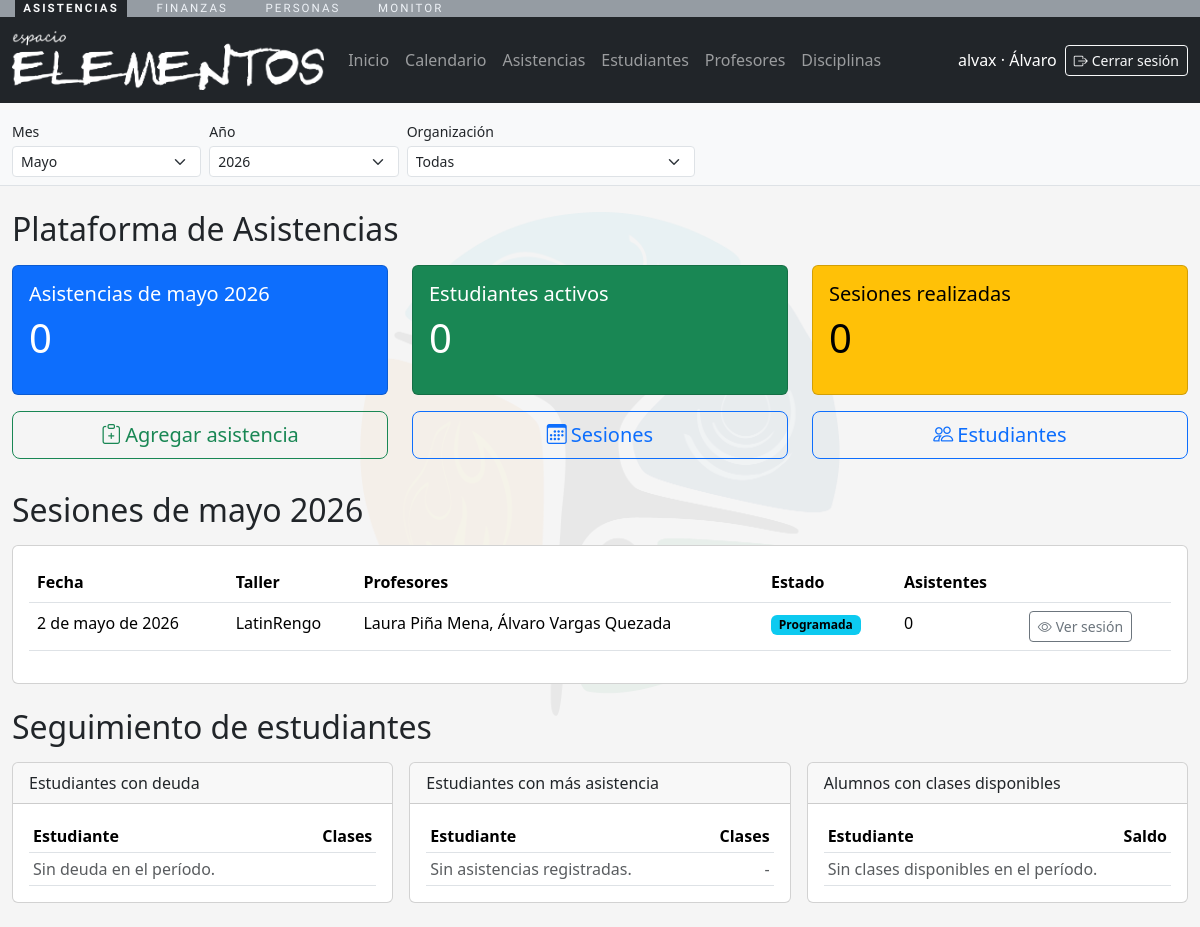
The page /asistencias/ (signed in) on the database as committed earlier.
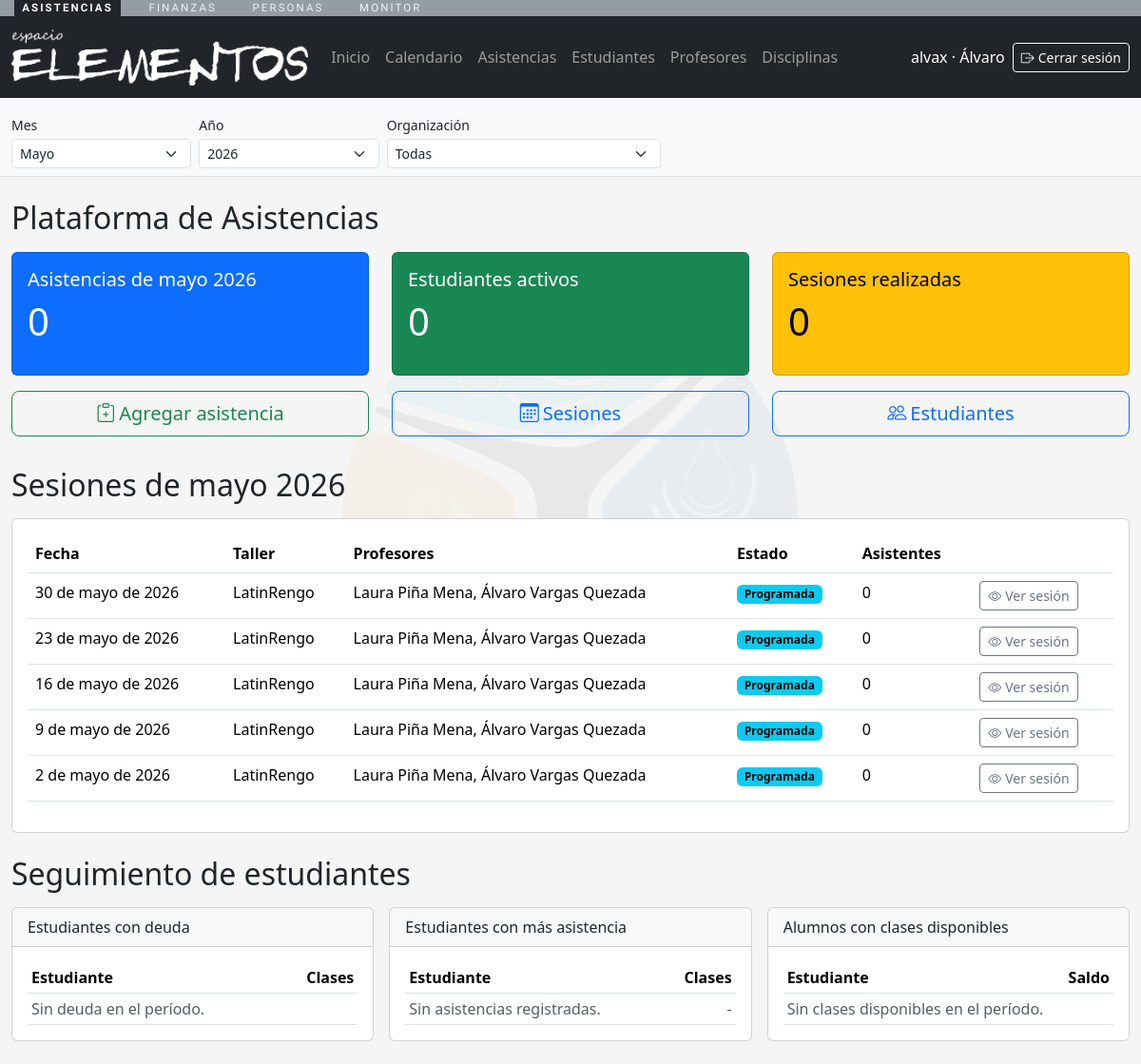
The same page on the database as committed later.
### asistencias/models.py (models this page shows, shortened)
class SesionClase(models.Model):
    class Estado(models.TextChoices):
        PROGRAMADA = "programada", "Programada"
        COMPLETADA = "completada", "Completada"
        CANCELADA = "cancelada", "Cancelada"
    disciplina = models.ForeignKey(
        Disciplina,
        on_delete=models.CASCADE,
        related_name="sesiones",
    )
    bloque = models.ForeignKey(
        BloqueHorario,
        on_delete=models.SET_NULL,
        related_name="sesiones",
        null=True,
        blank=True,
    )
    profesores = models.ManyToManyField(
        "personas.Persona",
        related_name="sesiones_en_equipo",
        blank=True,
        db_table="academia_sesionclase_profesores",
    )
    fecha = models.DateField()
    estado = models.CharField(
        max_length=20,
        choices=Estado.choices,
        default=Estado.PROGRAMADA,
    )
    cupo_maximo = models.PositiveIntegerField(null=True, blank=True)
    notas = models.TextField(blank=True)
    creada_en = models.DateTimeField(auto_now_add=True)
    class Meta:
        verbose_name = "Sesion de clase"
        verbose_name_plural = "Sesiones de clase"
        ordering = ["-fecha"]
        db_table = "academia_sesionclase"
        indexes = [
            models.Index(fields=["fecha", "disciplina"]),
        ]

class Disciplina(models.Model):
    class BadgeColor(models.TextChoices):
        ROJO = "rojo", "Rojo"
        NARANJO = "naranjo", "Naranjo"
        AZUL = "azul", "Azul"
        CELESTE = "celeste", "Celeste"
        AMARILLO = "amarillo", "Amarillo"
        VERDE = "verde", "Verde"
        CAFE = "cafe", "Cafe"
        MORADO = "morado", "Morado"
    BADGE_COLOR_CLASSES = {
        BadgeColor.ROJO: "disciplina-badge-rojo",
        BadgeColor.NARANJO: "disciplina-badge-naranjo",
        BadgeColor.AZUL: "disciplina-badge-azul",
        BadgeColor.CELESTE: "disciplina-badge-celeste",
        BadgeColor.AMARILLO: "disciplina-badge-amarillo",
        BadgeColor.VERDE: "disciplina-badge-verde",
        BadgeColor.CAFE: "disciplina-badge-cafe",
        BadgeColor.MORADO: "disciplina-badge-morado",
    }
    organizacion = models.ForeignKey(
        "personas.Organizacion",
        on_delete=models.CASCADE,
        related_name="disciplinas",
    )
    nombre = models.CharField(max_length=150)
    descripcion = models.TextField(blank=True)
    nivel = models.CharField(max_length=100, blank=True)
    badge_color = models.CharField(
        "color de badge",
        max_length=20,
        choices=BadgeColor.choices,
        default=BadgeColor.AZUL,
    )
    activa = models.BooleanField(default=True)
    creada_en = models.DateTimeField(auto_now_add=True)
    class Meta:
        verbose_name = "Disciplina"
        verbose_name_plural = "Disciplinas"
        unique_together = ("organizacion", "nombre", "nivel")
        ordering = ["nombre"]
        db_table = "academia_disciplina"
    def __str__(self) -> str:
        return self.nombre

### personas/models.py (models this page shows, shortened)
class Persona(models.Model):
    nombres = models.CharField(max_length=150)
    apellidos = models.CharField(max_length=150)
    email = models.EmailField(unique=True, null=True, blank=True)
    telefono = models.CharField(max_length=50, blank=True)
    rut = models.CharField(
        max_length=20,
        blank=True,
        default="",
        validators=[validar_rut_chileno],
    )
    fecha_nacimiento = models.DateField(null=True, blank=True)
    activo = models.BooleanField(default=True)
    user = models.OneToOneField(
        settings.AUTH_USER_MODEL,
        on_delete=models.CASCADE,
        null=True,
        blank=True,
        related_name="persona",
    )
    creado_en = models.DateTimeField(auto_now_add=True)
    actualizado_en = models.DateTimeField(auto_now=True)
    class Meta:
        verbose_name = "Persona"
        verbose_name_plural = "Personas"
        ordering = ["apellidos", "nombres"]
        db_table = "cuentas_persona"
    def __str__(self) -> str:
        return f"{self.nombres} {self.apellidos}".strip()

### asistencias/views.py (the view, shortened to what this page needs)
# urls.py: path("", views.dashboard, name="dashboard"),
@role_required(ROLE_ADMIN)
def dashboard(request):
    context = nav_context(request)
    organizacion = organizacion_desde_request(request)
    sesiones_mes = (
        aplicar_periodo(SesionClase.objects.all(), "fecha", request=request)
        .select_related("disciplina")
        .prefetch_related("profesores")
    )
    if organizacion:
        sesiones_mes = sesiones_mes.filter(disciplina__organizacion=organizacion)
    sesiones_realizadas_mes = sesiones_mes.filter(estado=SesionClase.Estado.COMPLETADA).count()
    asistencias_mes_qs = aplicar_periodo(Asistencia.objects.all(), "sesion__fecha", request=request)
    if organizacion:
        asistencias_mes_qs = asistencias_mes_qs.filter(sesion__disciplina__organizacion=organizacion)
    asistentes_ids_qs = asistencias_mes_qs.values_list("persona_id", flat=True).distinct()
    estudiantes_activos_mes = asistentes_ids_qs.count()
    estudiantes_qs = Persona.objects.filter(roles__rol__codigo="ESTUDIANTE").distinct()
    if organizacion:
        estudiantes_qs = estudiantes_qs.filter(roles__organizacion=organizacion).distinct()
    filtro_deuda = Q(
        consumos_asistencia__estado=AttendanceConsumption.Estado.DEUDA,
        **filtros_periodo("consumos_asistencia__clase_fecha", request=request),
    )
    if organizacion:
        filtro_deuda &= Q(consumos_asistencia__asistencia__sesion__disciplina__organizacion=organizacion)
    estudiantes_con_deuda = (
        estudiantes_qs.filter(filtro_deuda)
        .annotate(clases_deuda=Count("consumos_asistencia", filter=filtro_deuda, distinct=True))
        .order_by("-clases_deuda", "apellidos", "nombres")
    )
    filtro_asistencia = Q(
        **filtros_periodo("asistencias__sesion__fecha", request=request),
    )
    if organizacion:
        filtro_asistencia &= Q(asistencias__sesion__disciplina__organizacion=organizacion)
    estudiantes_con_mas_asistencia = (
        estudiantes_qs.filter(filtro_asistencia)
        .annotate(total_asistencias_mes=Count("asistencias", filter=filtro_asistencia, distinct=True))
        .order_by("-total_asistencias_mes", "apellidos", "nombres")
    )
    estudiantes_ids = list(estudiantes_qs.values_list("id", flat=True))
    pagos_periodo_qs = Payment.objects.filter(
        persona_id__in=estudiantes_ids,
        **filtros_periodo("fecha_pago", request=request),
    )
    consumos_periodo_qs = AttendanceConsumption.objects.filter(
        persona_id__in=estudiantes_ids,
        estado=AttendanceConsumption.Estado.CONSUMIDO,
        **filtros_periodo("clase_fecha", request=request),
    )
    if organizacion:
        pagos_periodo_qs = pagos_periodo_qs.filter(organizacion=organizacion)
        consumos_periodo_qs = consumos_periodo_qs.filter(asistencia__sesion__disciplina__organizacion=organizacion)
    clases_pagadas_por_persona = {
        item["persona_id"]: item["total_clases"] or 0
        for item in pagos_periodo_qs.values("persona_id").annotate(total_clases=Sum("clases_asignadas"))
    }
    clases_consumidas_por_persona = {
        item["persona_id"]: item["total_consumidas"] or 0
        for item in consumos_periodo_qs.values("persona_id").annotate(total_consumidas=Count("id"))
    }
    personas_por_id = Persona.objects.in_bulk(clases_pagadas_por_persona.keys())
    estudiantes_con_clases_restantes = []
    estudiantes_con_clases_restantes.sort(
        key=lambda item: (-item["saldo_clases"], item["persona"].apellidos, item["persona"].nombres)
    )
    sesiones_resumen = sesiones_mes.annotate(total_asistentes=Count("asistencias")).order_by("-fecha")[:10]
    context.update(
        {
            "sesiones_hoy": sesiones_mes.filter(fecha=timezone.localdate()),
            "asistencias_mes": asistencias_mes_qs.count(),
            "estudiantes_activos_mes": estudiantes_activos_mes,
            "sesiones_realizadas_mes": sesiones_realizadas_mes,
            "estudiantes_con_deuda": estudiantes_con_deuda,
            "estudiantes_con_mas_asistencia": estudiantes_con_mas_asistencia,
            "estudiantes_con_clases_restantes": estudiantes_con_clases_restantes,
            "sesiones_resumen": sesiones_resumen,
            "nombre_mes": descripcion_periodo(request=request, corta=True),
        }
    )
    return render(request, "asistencias/dashboard.html", context)

### asistencias/utils.py (called while the page is built, shortened)
def usuario_tiene_roles(user, roles: list[str]) -> bool:
    if not roles:
        return True
    if user.is_superuser:
        return True

### plataformaelemental/context.py (called while the page is built, shortened)
def _fin_de_mes(fecha):
    return (fecha.replace(day=28) + timedelta(days=4)).replace(day=1) - timedelta(days=1)

def _normalizar_mes(raw_mes, hoy):
    if raw_mes is None or str(raw_mes).strip() == "":
        return hoy.month

def _normalizar_anio(raw_anio, hoy):
    if raw_anio is None or str(raw_anio).strip() == "":
        return hoy.year

def resolver_periodo(request):
    hoy = timezone.localdate()
    mes = _normalizar_mes(request.GET.get("periodo_mes"), hoy)
    anio = _normalizar_anio(request.GET.get("periodo_anio"), hoy)
    referencia = hoy.replace(year=anio or hoy.year, month=mes or hoy.month, day=1)
    return {
        "mes": mes,
        "anio": anio,
        "referencia_inicio": referencia,
        "referencia_fin": _fin_de_mes(referencia),
    }

def aplicar_periodo(queryset, campo, *, request=None, mes=None, anio=None):
    filtros = filtros_periodo(campo, request=request, mes=mes, anio=anio)
    if not filtros:
        return queryset
    return queryset.filter(**filtros)

### asistencias/templates/asistencias/dashboard.html (shortened to what the changed rows need)
{% extends "asistencias/base_app.html" %}
{% block extra_head %}
<link rel="stylesheet" href="https://cdn.datatables.net/1.13.8/css/dataTables.bootstrap5.min.css">
{% endblock %}
{% block content %}
<div class="mt-4">
  <div class="d-flex justify-content-between align-items-center mb-3">
    <h2 class="mb-0">Plataforma de Asistencias</h2>
  </div>
  <h2 class="mb-3">Sesiones de {{ nombre_mes }}</h2>
  <div class="card mb-4">
    <div class="card-body table-responsive">
      <table class="table">
        <thead>
          <tr>
            <th>Fecha</th>
            <th>Taller</th>
            <th>Profesores</th>
            <th>Estado</th>
            <th>Asistentes</th>
            <th></th>
          </tr>
        </thead>
        <tbody>
          {% for sesion in sesiones_resumen %}
          <tr>
            <td>{{ sesion.fecha }}</td>
            <td>{{ sesion.disciplina }}</td>
            <td>
              {% if sesion.profesores.all %}
                {% for profe in sesion.profesores.all %}
                  {{ profe }}{% if not forloop.last %}, {% endif %}
                {% endfor %}
              {% else %}
                -
              {% endif %}
            </td>
            <td>
              {% if sesion.estado == "programada" %}
                <span class="badge text-bg-info">Programada</span>
              {% elif sesion.estado == "completada" %}
                <span class="badge text-bg-success">Completada</span>
              {% elif sesion.estado == "cancelada" %}
                <span class="badge text-bg-danger">Cancelada</span>
              {% else %}
                <span class="badge text-bg-secondary">{{ sesion.get_estado_display }}</span>
              {% endif %}
            </td>
            <td>{{ sesion.total_asistentes }}</td>
            <td>
              <a class="btn btn-sm btn-outline-secondary" href="{% url 'asistencias:sesion_detail' sesion.pk %}?periodo_mes={{ periodo_mes }}&periodo_anio={{ periodo_anio }}">
                <i class="bi bi-eye"></i><span class="d-none d-md-inline ms-1">Ver sesión</span>
              </a>
            </td>
          </tr>
          {% empty %}
          <tr><td colspan="6" class="text-center text-muted">Sin registros este mes.</td></tr>
          {% endfor %}
        </tbody>
      </table>
    </div>
  </div>
  <h2 class="mb-3">Seguimiento de estudiantes</h2>
  <div class="row g-3 mb-4">
    <div class="col-lg-4">
      <div class="card h-100">
        <div class="card-body table-responsive">
          <table class="table table-sm align-middle mb-0">
            <thead>
              <tr>
                <th>Estudiante</th>
                <th class="text-end">Clases</th>
              </tr>
            </thead>
          </table>
        </div>
      </div>
    </div>
    <div class="col-lg-4">
      <div class="card h-100">
        <div class="card-body table-responsive">
          <table id="tabla-estudiantes-mas-asistencia" class="table table-sm align-middle mb-0">
            <thead>
              <tr>
                <th>Estudiante</th>
                <th class="text-end">Clases</th>
              </tr>
            </thead>
          </table>
        </div>
      </div>
    </div>
    <div class="col-lg-4">
      <div class="card h-100">
        <div class="card-body table-responsive">
          <table class="table table-sm align-middle mb-0">
            <thead>
              <tr>
                <th>Estudiante</th>
                <th class="text-end">Saldo</th>
              </tr>
            </thead>
          </table>
        </div>
      </div>
    </div>
  </div>
</div>
{% endblock %}

### asistencias/templates/asistencias/base_app.html (shortened to what the changed rows need)
{% load static %}
<!DOCTYPE html>
<html lang="es">
  <head>
    <link href="https://cdn.jsdelivr.net/npm/bootstrap@5.3.3/dist/css/bootstrap.min.css" rel="stylesheet">
    <link href="https://cdn.jsdelivr.net/npm/bootstrap-icons@1.11.3/font/bootstrap-icons.css" rel="stylesheet">
    {% block extra_head %}{% endblock %}
  </head>
  <body>
    {% if request.user.is_authenticated and not hide_nav %}
    <nav class="navbar navbar-expand-lg navbar-dark bg-dark">
      <div class="container-fluid">
        <div class="collapse navbar-collapse" id="navbarNav">
          <div class="d-flex flex-column flex-lg-row align-items-lg-center gap-2">
            <span class="navbar-text text-white">
              {{ request.user.get_username }}{% if persona %} · {{ persona.nombres }}{% endif %}
            </span>
            <form method="post" action="/accounts/logout/" class="d-inline">
              <button class="btn btn-sm btn-outline-light" type="submit" title="Cerrar sesión">
              </button>
            </form>
          </div>
        </div>
      </div>
    </nav>
    {% endif %}
    <div class="container-fluid">
      {% block content %}{% endblock %}
    </div>
  </body>
</html>

Rows that differ between the two databases and show on the page:
added SesionClase: fecha "30 de mayo de 2026", disciplina "LatinRengo", estado "Programada", total_asistentes "0", Persona (nombres+apellidos "Laura Piña Mena"), Persona (nombres+apellidos "Álvaro Vargas Quezada")
added SesionClase: fecha "23 de mayo de 2026", disciplina "LatinRengo", estado "Programada", total_asistentes "0", Persona (nombres+apellidos "Laura Piña Mena"), Persona (nombres+apellidos "Álvaro Vargas Quezada")
added SesionClase: fecha "16 de mayo de 2026", disciplina "LatinRengo", estado "Programada", total_asistentes "0", Persona (nombres+apellidos "Laura Piña Mena"), Persona (nombres+apellidos "Álvaro Vargas Quezada")
added SesionClase: fecha "9 de mayo de 2026", disciplina "LatinRengo", estado "Programada", total_asistentes "0", Persona (nombres+apellidos "Laura Piña Mena"), Persona (nombres+apellidos "Álvaro Vargas Quezada")
